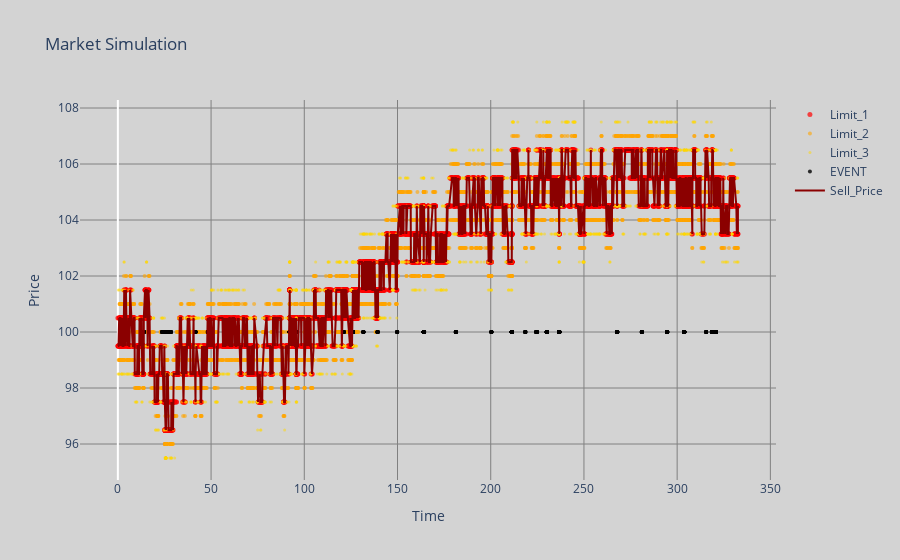

Notebook cell for this chart:
### Markdown cell above
We present an entire environement and agent for high frequency trading. The environement is mainly based on the Queue Reactive model (QR) created by M. Rosenbaum and C-A. Lehalle, with some minor twists, especially in the handling of exogenous information. The parameters are changeable in the backend/utils.intensity_fct_params file. Once defined they are used by every file of the project.

We first give a simulation of the QR model.

### Code cell
qr.Run_QR_simulated(10000, False)

### Figure 1 — Plotly figure (JSON) as saved in the notebook; plotly's stock layout.template omitted (floating-point values rounded to 4 significant figures; data arrays with more than 128 entries replaced by an {"elided": "..."} marker saying what was removed)
{"data": [{"marker": {"color": "red", "opacity": 0.7, "size": 5}, "mode": "markers", "name": "Limit_1", "type": "scatter", "x": {"elided": "5973 float values"}, "y": {"elided": "5973 float values"}}, {"marker": {"color": "orange", "opacity": 0.6, "size": 4}, "mode": "markers", "name": "Limit_2", "type": "scatter", "x": {"elided": "2829 float values"}, "y": {"elided": "2829 int values"}}, {"marker": {"color": "gold", "opacity": 0.5, "size": 3}, "mode": "markers", "name": "Limit_3", "type": "scatter", "x": {"elided": "1198 float values"}, "y": {"elided": "1198 float values"}}, {"marker": {"color": "black", "opacity": 0.8, "size": 4}, "mode": "markers", "name": "EVENT", "type": "scatter", "x": {"elided": "1603 float values"}, "y": {"elided": "1603 int values"}}, {"line": {"color": "darkred", "width": 2}, "mode": "lines", "name": "Sell_Price", "type": "scatter", "x": {"elided": "1936 float values"}, "y": {"elided": "1936 float values"}}], "layout": {"paper_bgcolor": "#D3D3D3", "plot_bgcolor": "#D3D3D3", "title": {"text": "Market Simulation"}, "xaxis": {"gridcolor": "#808080", "showgrid": true, "title": {"text": "Time"}}, "yaxis": {"gridcolor": "#808080", "showgrid": true, "title": {"text": "Price"}}}}
